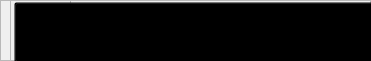
   <widget class="QFrame" name="account_button_frame">
    <property name="geometry">
     <rect>
      <x>820</x>
      <y>125</y>
      <width>371</width>
      <height>61</height>
     </rect>
    </property>
    <property name="frameShape">
     <enum>QFrame::StyledPanel</enum>
    </property>
    <property name="frameShadow">
     <enum>QFrame::Raised</enum>
    </property>
    <widget class="QFrame" name="account_icon_frame">
     <property name="geometry">
      <rect>
       <x>10</x>
       <y>0</y>
       <width>61</width>
       <height>61</height>
      </rect>
     </property>
     <property name="frameShape">
      <enum>QFrame::StyledPanel</enum>
     </property>
     <property name="frameShadow">
      <enum>QFrame::Raised</enum>
     </property>
     <widget class="QLabel" name="account_icon">
      <property name="geometry">
       <rect>
        <x>0</x>
        <y>0</y>
        <width>61</width>
        <height>61</height>
       </rect>
      </property>
      <property name="text">
       <string/>
      </property>
      <property name="pixmap">
       <pixmap>design/icons/user_icon_white.png</pixmap>
      </property>
     </widget>
    </widget>
    <widget class="QPushButton" name="account_button">
     <property name="geometry">
      <rect>
       <x>14</x>
       <y>2</y>
       <width>361</width>
       <height>61</height>
      </rect>
     </property>
     <property name="font">
      <font>
       <family>Arial Black</family>
       <pointsize>25</pointsize>
       <weight>50</weight>
       <bold>false</bold>
      </font>
     </property>
     <property name="cursor">
      <cursorShape>PointingHandCursor</cursorShape>
     </property>
     <property name="layoutDirection">
      <enum>Qt::LeftToRight</enum>
     </property>
     <property name="styleSheet">
      <string notr="true">QPushButton {
	background-color: transparent;
}</string>
     </property>
     <property name="text">
      <string>Account</string>
     </property>
    </widget>
   </widget>
